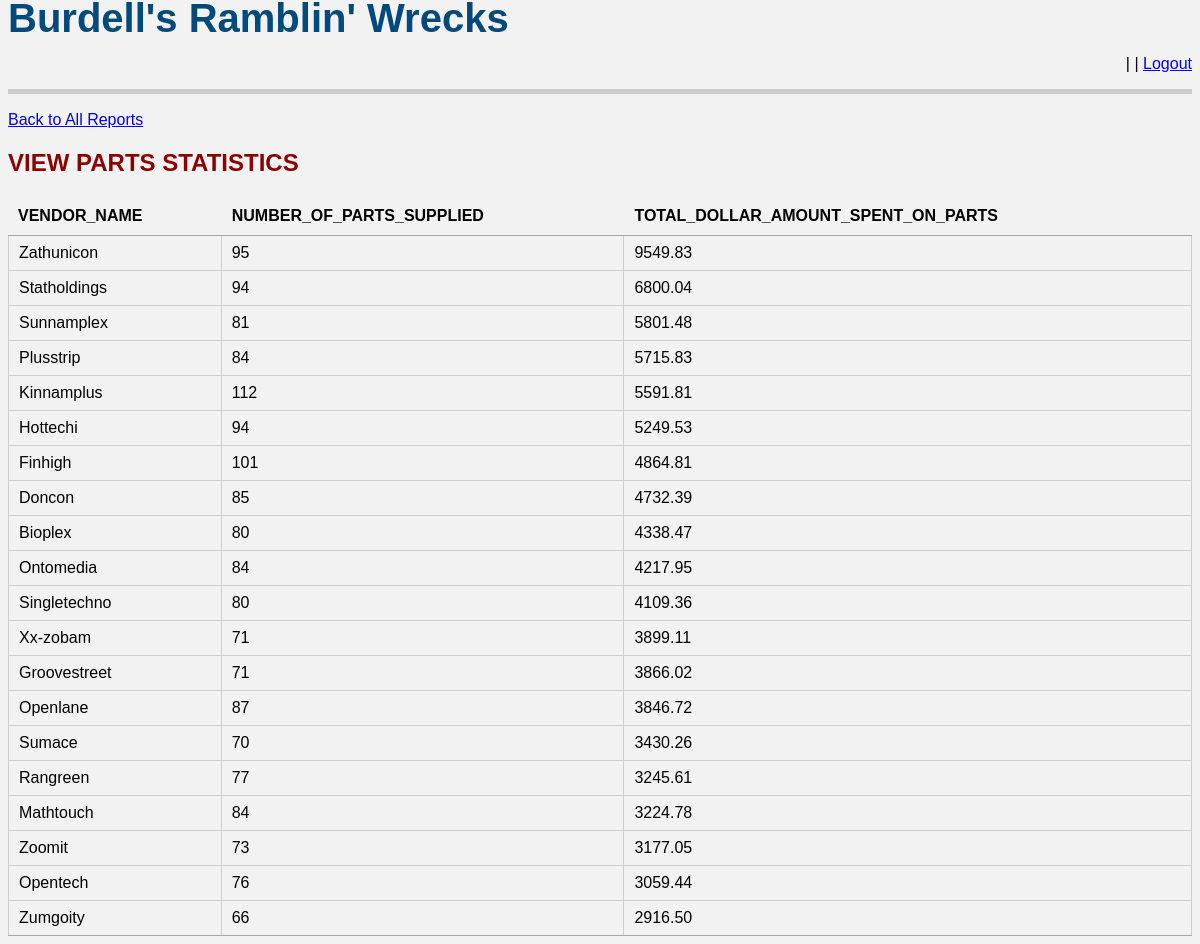
Screenshot of /report_parts_statistics.php (signed in) with the database file from the repository.
### tables this page shows
CREATE TABLE `Vendor` (
  `vendor_name` varchar(100) NOT NULL,
  `phone_number` varchar(15) NOT NULL,
  `street` varchar(125) NOT NULL,
  `city` varchar(50) NOT NULL,
  `state` varchar(30) NOT NULL,
  `postal_code` varchar(10) NOT NULL
);

### lib/html_table.php (the view)
<?php
function html_table($data = array(),$table_id)
  {
  $header = array_keys($data[0]);
  foreach ($header as $headeritem) {
    $headeritem=strtoupper($headeritem);
    $headeritems[] = "<th>{$headeritem}</th>";
  }
  $rows = array();
  foreach ($data as $row) {
  $cells = array();
      foreach ($row as $cell) {
        $cells[] = "<td>{$cell}</td>";
      }
  $rows[] = "<tr>" . implode('', $cells) . "</tr>";
  }
return "<table id=$table_id class='cell-border' style='width:100%'>" . "<thead>" . implode('', $headeritems) ."</thead>" . "<tbody>" . implode('', $rows) . "</tbody>" . "</table>";
}
?>

### css/theme.css (style rules this page uses)
html { margin:0; padding:0; background-color: #f2f2f2; }
body { font-family: arial; }

### rows the page displays
vendor: vendor_name "Zathunicon"
vendor: vendor_name "Statholdings"
vendor: vendor_name "Sunnamplex"
vendor: vendor_name "Plusstrip"
vendor: vendor_name "Kinnamplus"
vendor: vendor_name "Hottechi"
vendor: vendor_name "Finhigh"
vendor: vendor_name "Doncon"
vendor: vendor_name "Bioplex"
vendor: vendor_name "Ontomedia"
vendor: vendor_name "Singletechno"
vendor: vendor_name "Xx-zobam"
vendor: vendor_name "Groovestreet"
vendor: vendor_name "Openlane"
vendor: vendor_name "Sumace"
vendor: vendor_name "Rangreen"
vendor: vendor_name "Mathtouch"
vendor: vendor_name "Zoomit"
vendor: vendor_name "Opentech"
vendor: vendor_name "Zumgoity"

### other values shown
$headeritem "VENDOR_NAME NUMBER_OF_PARTS_SUPPLIED TOTAL_DOLLAR_AMOUNT_SPENT_ON_PARTS"
